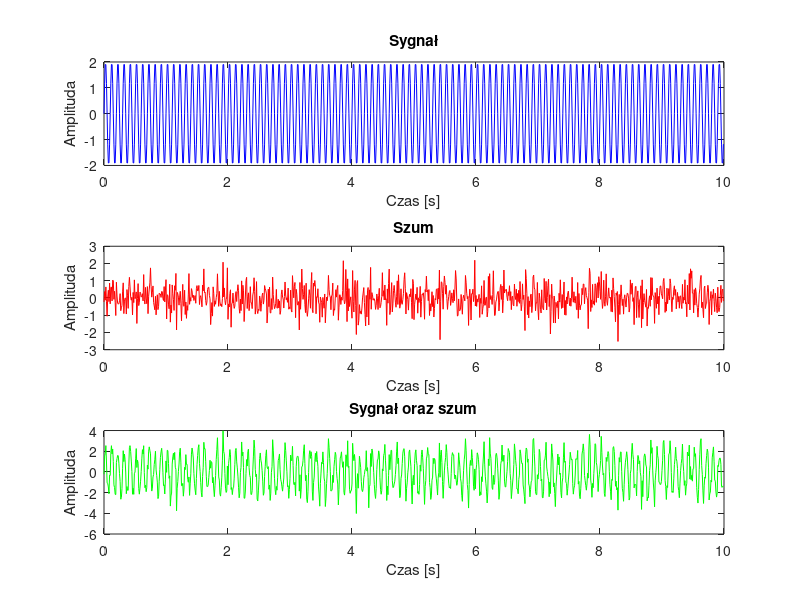

MATLAB code for this plot:
fp = 100;
f1 = 10;
fi1 = 0;
A1 = 2;

% Ilość próbek
N = 1000;

% Wektor czasu
t = 0:1/fp:(N - 1)/fp;

% Generowanie sygnału 
x = A1*sin(2*pi*f1*t + fi1);

% Generowanie sygnału losowego o rozkładzie normalnym z średnią sygnału
% 0.01 oraz wariancją 0.5
srednia = 0.01;
wariancja = sqrt(0.5);
szum = srednia + wariancja * randn(size(x));


subplot(3,1,1);
plot(t, x, 'b');
title('Sygnał');
xlabel('Czas [s]');
ylabel('Amplituda');

subplot(3,1,2);
plot(t, szum, 'r');
title('Szum');
xlabel('Czas [s]');
ylabel('Amplituda');

subplot(3,1,3);
plot(t, x + szum, 'g');
title('Sygnał oraz szum');
xlabel('Czas [s]');
ylabel('Amplituda');